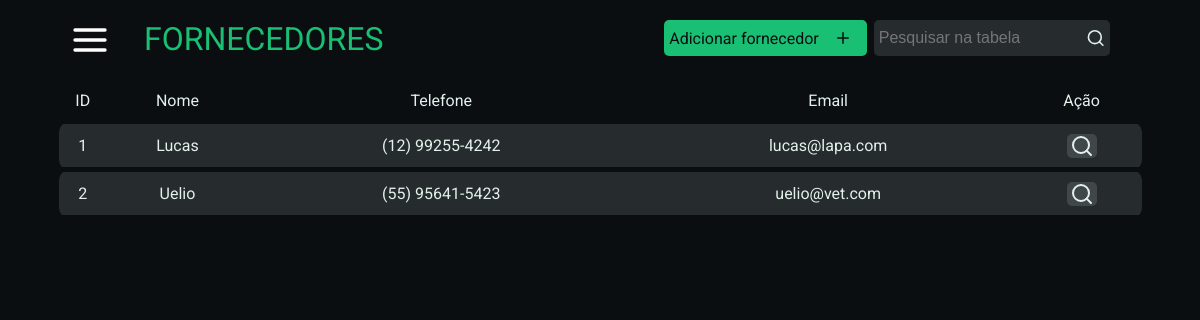
Screenshot of /provider (signed in) with the database file from the repository.
### tables this page shows
CREATE TABLE Fornecedor (
    id INT NOT NULL AUTO_INCREMENT PRIMARY KEY,
    nome VARCHAR(50) NOT NULL,
    cnpj VARCHAR(18) NOT NULL,
    endereco VARCHAR(80),
    telefone VARCHAR(15),
    email VARCHAR(50),
    created TIMESTAMP DEFAULT CURRENT_TIMESTAMP(),
    edited DATETIME
);

### src/Controllers/ProviderController.php (called while the page is built, shortened)
<?php
    class ProviderController{
        public function show(){
            $provider = new ProviderModel();
            $params['providers'] = $provider->getAllProviders();
            $providerView = new ProviderView($params);
        }
    }
?>

### routes/routes.php (called while the page is built, shortened)
<?php
    require_once('app.php');
    Route::run();
?>

### index.php (called while the page is built, shortened)
<?php
    require_once('routes/routes.php');
?>

### src/database/DB.php (called while the page is built, shortened)
<?php
class DB
{
  private static $db;
  public function __construct()
  {
    $env = parse_ini_file('env.ini');
    if(empty($env) || !isset($env)){
      $env['DB_HOST'] = getenv('DB_HOST');
      $env['DB_DATABASE'] = getenv('DB_DATABASE');
      $env['DB_USERNAME'] = getenv('DB_USERNAME');
      $env['DB_PASSWORD'] = getenv('DB_PASSWORD');
    }
    self::$db = new PDO('mysql:host=' . $env['DB_HOST'] . ';dbname=' . $env['DB_DATABASE'], $env['DB_USERNAME'], $env['DB_PASSWORD'], array(PDO::MYSQL_ATTR_INIT_COMMAND => "SET NAMES utf8"));
    self::$db->setAttribute(PDO::ATTR_ERRMODE, PDO::ERRMODE_EXCEPTION);
    self::$db->setAttribute(PDO::ATTR_ORACLE_NULLS, PDO::NULL_EMPTY_STRING);
  }
  public static function getAll($sql)
  {
    $execute = self::$db->prepare($sql);
    $execute->execute();
    return $execute->fetchAll(PDO::FETCH_ASSOC);
  }
}

### src/Models/ProviderModel.php (called while the page is built, shortened)
<?php
    class ProviderModel extends DB{
        public function getAllProviders(){
            $sql = "SELECT * FROM Fornecedor;";
            return DB::getAll($sql);
        }
    }
?>

### src/Views/ProviderView.php (the view, shortened to what this page needs)
<?php
    class ProviderView{
        public function __construct($params){
?>
            <!DOCTYPE html>
            <html lang="pt-BR">
            <head>
                <link rel="stylesheet" href="public/css/provider.css">
            </head>
            <body>
            <?php include "components/Sidebar.php" ?>
            <main class="wide">
            <header>
                <i class="menu-toggle" data-feather="menu"></i>
                <div class="header-conteudo">
                    <h1>FORNECEDORES</h1>
                    <div class="botoesDireito">
                        <a href="/add/provider" class="btnAdd">Adicionar fornecedor<i data-feather="plus"></i></a>
                        <div class="pesquisar">
                            <input type="text" id="input" name="pesquisar" placeholder="Pesquisar na tabela" onkeyup="filtrarFornecedor()">
                            <i data-feather="search" class="iconePesquisa"></i>
                        </div>
                    </div>
                </div>
            </header>
            <div class="content">
                <table class="tabela-consulta">
                    <thead>
                        <tr>
                            <td>ID</td>
                            <td>Nome</td>
                            <td>Telefone</td>
                            <td>Email</td>
                            <td>Ação</td>
                        </tr>
                    </thead>
                    <tbody>
                        <?php foreach($params['providers'] as $provider){ ?>
                            <tr>
                                <td><?php echo $provider['id']; ?></td>
                                <td><?php echo $provider['nome']; ?></td>
                                <td><?php echo $provider['telefone']; ?></td>
                                <td><?php echo $provider['email']; ?></td>
                                <td><button type="button" class="abrir-modal" onclick="consultarFornecedor(<?php echo $provider['id']; ?>)">
                                    <i data-feather="search"></i></button>
                                </td>
                            </tr>
                        <?php } ?>
                    </tbody>
                </table>
            </div>
            </main>
            </body>
            </html>
        <?php }
    }
?>

### routes/app.php (shortened to what this page needs)
<?php
    class Route{
        private static $routes = [];
        public static function get($route, $controller, $method = 'GET'){
            array_push(self::$routes, array(
                'route' => explode(':', $route)[0],
                'controller' => explode('@',$controller)[0],
                'function' => explode('@',$controller)[1],
                'method' => $method,
                'params' => $_REQUEST
            ));
        }
        public static function post($route, $controller, $method = 'POST'){
            array_push(self::$routes, array(
                'route' => $route,
                'controller' => explode('@',$controller)[0],
                'function' => explode('@',$controller)[1],
                'method' => $method,
                'params' => $_POST
            ));
        }
        public static function run($basepath = '/'){
            $parsed_url = parse_url($_SERVER['REQUEST_URI']);
            $method = $_SERVER['REQUEST_METHOD'];
            if(isset($parsed_url['path'])){
                $url = explode('&',$parsed_url['path'])[0];
            }else{
                $url = '/';
            }
            foreach(self::$routes as $route){
                if($route['route'] == $url){
                    if($route['method'] != $method){
                        header("HTTP/1.0 405 Method Not Allowed");
                    }else{
                        $function = $route['function'];
                        $controller = new $controller();
                        $controller->$function($route['params']);
                    }
                }
            }
        }
    }
?>

### public/css/global.css (style rules this page uses)
:root { --preto: #0a0e11; --verde: #19bf72; --branco: #e4f1eb; --cinza-escuro: #262b2d; --cinza-claro: #414748; --laranja: #f95738; }
* { margin: 0; padding: 0; box-sizing: border-box; outline: none; }
body { display: flex; align-items: center; justify-content: center; background-color: var(--preto); width: 100vw; height: 100vh; font-family: "Roboto", sans-serif; }
main { width: 75vw; height: 95vh; display: flex; flex-direction: column; align-items: center; }
main.wide { width: 95vw; }
main header { display: grid; height: 5vh; width: 100%; padding: 0; margin: 0; }
main header .menu-toggle { color: #fff; height: 5vh; width: 10vw; margin: 0; justify-self: flex-start; }
main header h1 { color: var(--verde); font-size: 4vh; font-weight: 400; }
.menu-toggle { cursor: pointer; }
main .content { width: 95%; }
button { cursor: pointer; }
.botoesDireito { display: flex; align-items: center; justify-content: flex-end; width: 50%; height: 3vw; }
.btnAdd { background-color: var(--verde); text-decoration: none; color: var(--preto); display: flex; align-items: center; border-radius: 5px; height: 3vw; padding-left: 1%; margin-right: 1.5%; }
.pesquisar { display: flex; align-items: center; justify-content: center; height: 3vw; border-radius: 5px; background-color: var(--cinza-escuro); }
.pesquisar input { background-color: var(--cinza-escuro); border: 0; color: var(--branco); font-size: 1rem; padding-left: 2%; border-radius: 5px; }
.iconePesquisa { color: var(--branco); margin-right: 5px; }
.tabela-consulta { width: 100%; max-width: 100%; color: var(--branco); margin-top: 2%; border-collapse: collapse; border-spacing: 1; text-align: center; overflow-y: scroll; }
.tabela-consulta thead tr { font-weight: 400; height: 5vh; width: 12%; }
.tabela-consulta tbody { overflow-y: scroll; }
.tabela-consulta tbody td { font-weight: 400; height: 4vw; text-align: center; background-color: var(--cinza-escuro); border: 5px solid var(--preto); border-style: solid none; }
.tabela-consulta tbody td:first-child { border-top-left-radius: 10px; border-bottom-left-radius: 10px; }
.tabela-consulta tbody td:last-child { border-bottom-right-radius: 10px; border-top-right-radius: 10px; }
* { scrollbar-width: 10px; scrollbar-color: var(--cinza-escuro) var(--cinza-claro); }

### public/css/provider.css (style rules this page uses)
main header { grid-template-columns: 10% 1fr; }
main header .header-conteudo { display: flex; padding-right: 5vw; justify-content: space-between; }
.abrir-modal { color: var(--branco); background-color: var(--cinza-claro); border-radius: 5px; border: none; height: 2vw; width: 2.5vw; cursor: pointer; }

### public/css/sidebar.css (style rules this page uses)
.menu-toggle { height: 25%; width: 10%; margin: 5%; }
a svg { height: 1.5vw; margin: 0 1vw; }

### rows the page displays
fornecedor: id "1", nome "Lucas", telefone "(12) 99255-4242", email "lucas@lapa.com"
fornecedor: id "2", nome "Uelio", telefone "(55) 95641-5423", email "uelio@vet.com"
